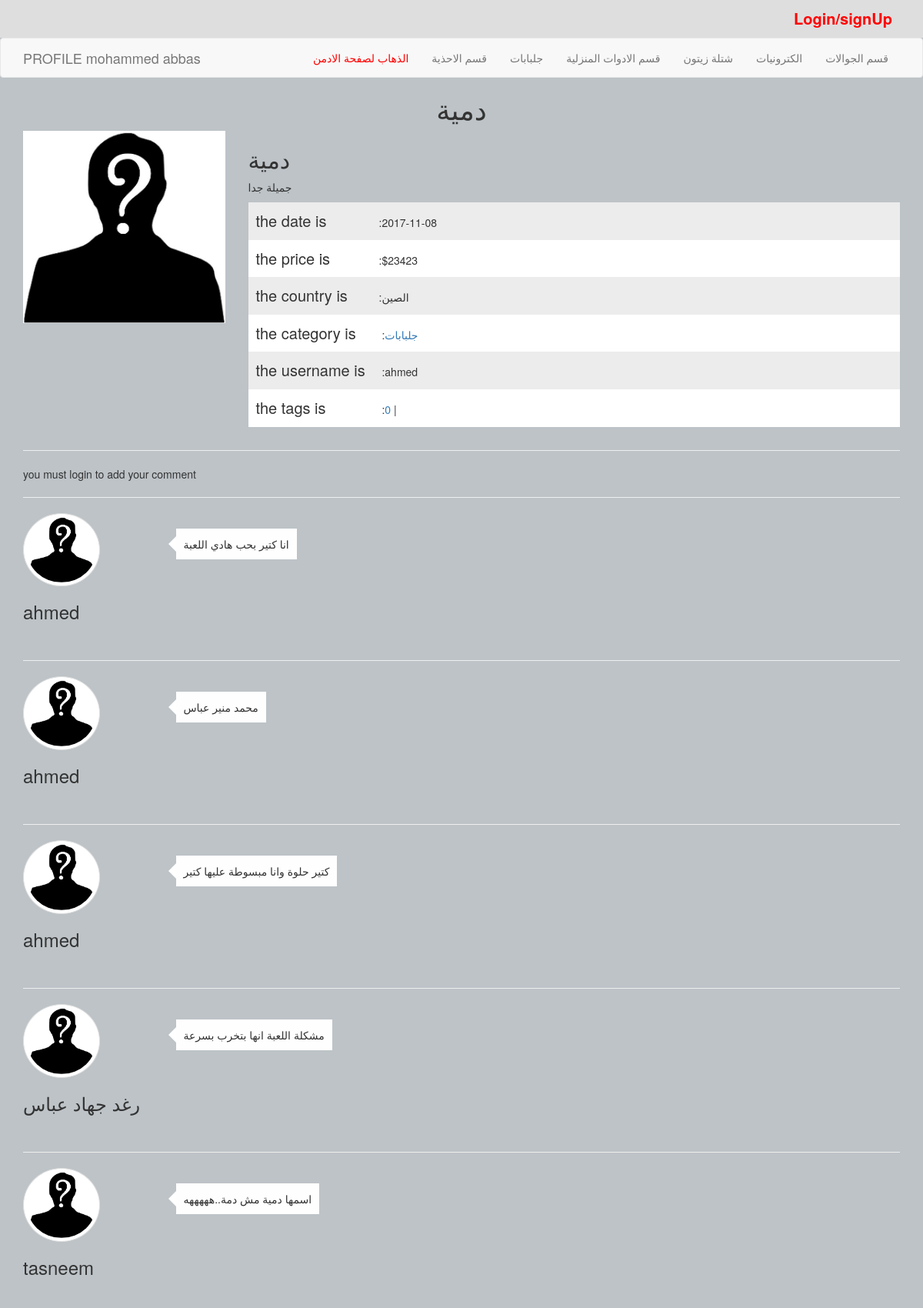
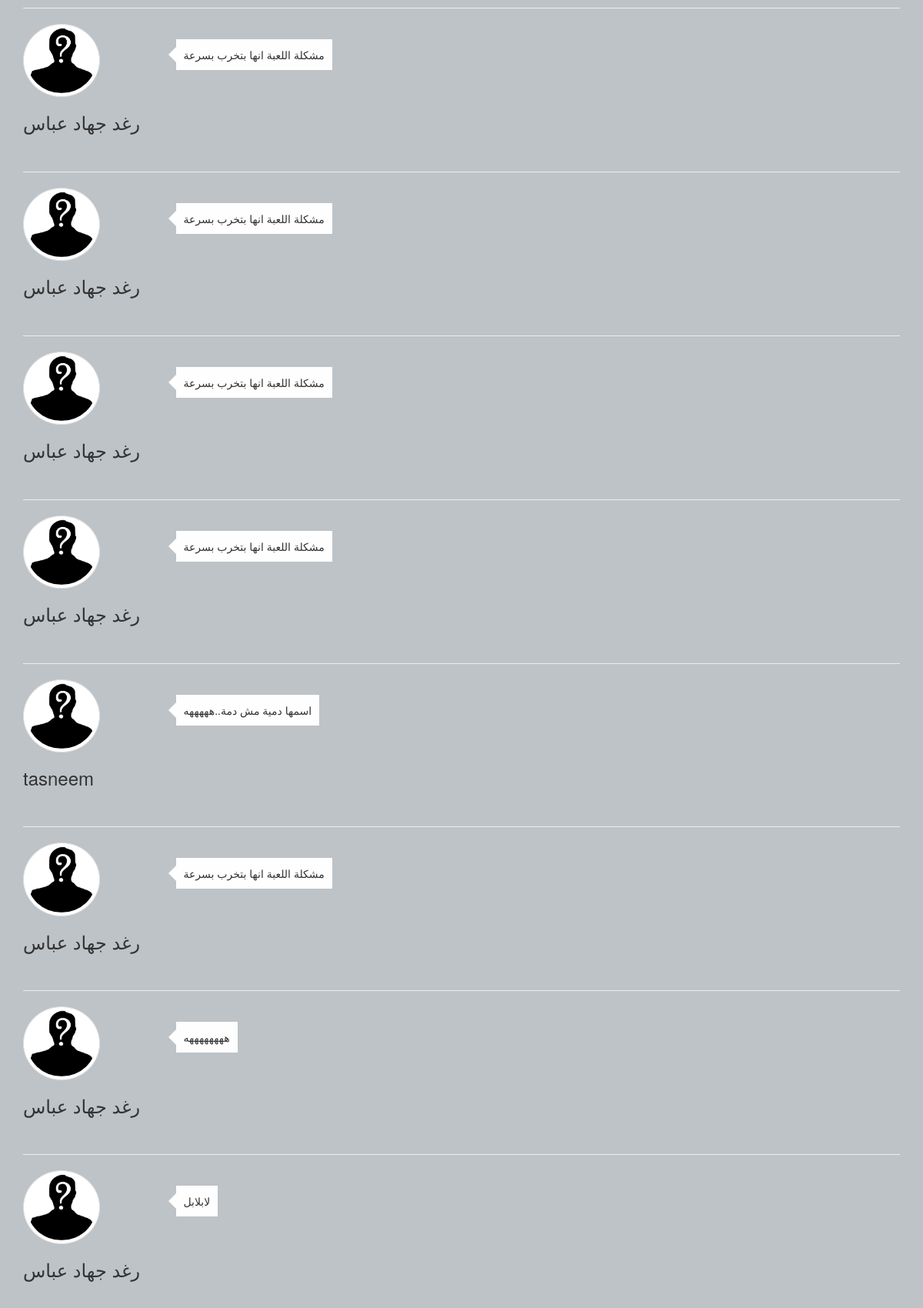
The app's page /profile/items.php?itemsid=58 (upper part) with its own data (2 pictures, top to bottom).
### tables this page shows
CREATE TABLE `categories` (
  `id` int(11) NOT NULL,
  `name` varchar(255) NOT NULL,
  `description` text NOT NULL,
  `parent` int(11) NOT NULL DEFAULT '0',
  `ordering` int(11) NOT NULL,
  `visibilty` tinyint(4) NOT NULL DEFAULT '0',
  `allow_comment` tinyint(4) NOT NULL DEFAULT '0',
  `allow_ads` tinyint(4) NOT NULL DEFAULT '0'
);

CREATE TABLE `items` (
  `name_id` int(11) NOT NULL,
  `name` varchar(255) NOT NULL,
  `description` text NOT NULL,
  `price` varchar(255) NOT NULL,
  `date` date NOT NULL,
  `country_made` varchar(255) NOT NULL,
  `image` varchar(255) NOT NULL,
  `state` varchar(255) NOT NULL,
  `rating` smallint(6) NOT NULL,
  `approve` tinyint(4) NOT NULL DEFAULT '0',
  `cat_id` int(11) NOT NULL,
  `member_id` int(11) NOT NULL,
  `tags` varchar(255) NOT NULL
);

CREATE TABLE `users` (
  `userid` int(11) NOT NULL,
  `name` varchar(255) NOT NULL,
  `password` varchar(255) NOT NULL,
  `email` varchar(255) NOT NULL,
  `fullname` varchar(255) NOT NULL,
  `groupid` int(11) NOT NULL DEFAULT '1',
  `state` int(11) NOT NULL,
  `date` datetime NOT NULL,
  `avatar` varchar(255) NOT NULL
);

CREATE TABLE `comment` (
  `c_id` int(11) NOT NULL,
  `comment` text NOT NULL,
  `state` tinyint(4) NOT NULL DEFAULT '0',
  `comment_date` date NOT NULL,
  `item_id` int(11) NOT NULL,
  `user_id` int(11) NOT NULL
);

### function.php (called while the page is built, shortened)
<?php
function getcat(){
    global $db;
    $getstmt=$db->prepare("SELECT * FROM categories WHERE parent=0 ORDER BY id ASC");
    $getstmt->execute();
    $row = $getstmt->fetchAll();
    return $row;
    }

### profile/items.php (the view, shortened to what this page needs)
<?php
include "header.php";
include "../connection.php";
include "../function.php";
include "upper.php";
include "navbar.php";
if(isset($_GET["itemsid"])&&is_numeric($_GET["itemsid"]))
{
 $itemsid=$_GET["itemsid"];
}
$stmt=$db->prepare("SELECT items.*,categories.name AS catname2, users.name AS username2 FROM items
INNER JOIN categories ON categories.id=items.cat_id INNER JOIN users
ON users.userid=items.member_id WHERE name_id=?");
$stmt->execute(array($itemsid));
$row = $stmt->fetch();
$count= $stmt->rowCount();
if($count>0){
    if($row["approve"]==0){
        echo "<h1 class='text-center'> the item is not approver</h1>";
    }else{
    echo "<h1 class='text-center'>". $row["name"]."</h1>";
    ?>
     <div class='container'>
      <div class="row">
        <div class='col-md-3'>
            <img class="img-responsive" src="ff.jpg" alt="items"></img>
        </div>
        <div class="col-md-9 ">
            <h2><?php echo $row["name"]; ?></h2>
            <p><?php echo $row["description"]; ?></p>
            <ul class="list-unstyled infoul">
                <li><span>the date is </span>:<?php echo $row["date"]; ?></li>
                <li><span>the price is</span>:<?php echo "$".$row["price"]; ?></li>
                <li><span>the country is </span>:<?php echo $row["country_made"]; ?></li>
                <li><span>the category is</span> :<a href="categores.php?pageid=<?php echo $row["cat_id"];?>"><?php echo $row["catname2"]; ?></a></li>
                <li><span>the username is</span> :<?php echo $row["username2"]; ?></li>
                <li><span>the tags is</span> :<?php
                    $alltags=explode("," ,$row["tags"]);
                    foreach($alltags as $tag){
                        $tag=str_replace(" ","",$tag);
                        echo "<a href='tags.php?name={$tag}'>".$tag."</a> | ";
                    }
                ?></li>
            </ul>
        </div>
    </div>
    <?php }?>
    <hr>
<?php    if(isset($_SESSION["user"])){?>
    <div class='row'>
        <div class='col-md-offset-3'>
            <div class="comment">
                <h1>add your comment</h1>
                <form action="<?php echo $_SERVER['PHP_SELF'] ."?itemsid=".$row['name_id']?>" method="POST">
                    <textarea name="comment" style="width:500px;height:120px"></textarea>
                    <input type="submit" value="add comment" class="btn btn-primary"/>
                </form>
               <?php
                if($_SERVER["REQUEST_METHOD"]=="POST"){
                   $comment= $_POST["comment"];
                   $itemid = $row["name_id"];
                   $userid = $_SESSION["UserId"];
                   if(!empty($comment)){
                   $stmt = $db->prepare("INSERT INTO comment (comment,state,comment_date,item_id,user_id)
                   VALUES (:zcomment,0,now(),:zitem_id,:zuserid) ");
                   $stmt->execute(array(
                        'zcomment'=> $comment,
                        'zitem_id'=>$itemid,
                          'zuserid'=>  $userid
                   ));
                   header("Location:msgcomment.php");
                }else{
                    echo "<h2> the comment is null </h2>";
                }
               }
               ?>
            </div>
        </div>
    </div>
    <?php
    }else{
        echo "you must login to add your comment";
    }?>
<?php
$stmt=$db->prepare("SELECT comment.*,users.name AS username2 FROM comment
 INNER JOIN users
 ON users.userid=comment.user_id WHERE item_id = ?");
$stmt->execute(array($row["name_id"]));
$rowcom=$stmt->fetchALL();
?>
    <hr>
            <?php
            foreach($rowcom as $com)
                {
                   echo "<div class='comment2-box'>";
                            echo '<div class="row">';
                            echo "<div class='col-md-3'>";
                            echo "<img src='ff.jpg' class='img-responsive img thumbnail img-circle' alt='unkown'></img>";
                                    echo "<h3>" .$com["username2"]."</h3><br>";
                            echo "</div>";
                            echo "<div class='col-md-9'>";
                                    echo "<p class='com'>". $com["comment"]."</p><br>";
                                echo "</div>";
                            echo "</div>";
                    echo "</div>";
                    echo "<hr >";
                }
            ?>
    <?php
}else{
    echo "there is no such id";
}
include "footer.php";

### profile/navbar.php (shortened to what this page needs)
<nav class="navbar navbar-default">
  <div class="container">
    <div class="navbar-header">
      <a class="navbar-brand active" href="index.php">PROFILE mohammed abbas</a>
    </div>
    <div class="collapse navbar-collapse" id="bs-example-navbar-collapse-1">
      <ul class="nav navbar-nav navbar-right" >
      <li ><a style="color:red" href="../index.php">الذهاب لصفحة الادمن</a></li>
            <?php
            $cats=getcat();
            foreach($cats as $cat){
               echo "<li><a href ='categores.php?pageid=".$cat['id']."&pagename=".$cat["name"]."'>". $cat['name']."</a></li>";
            }
            ?>
      </ul>
    </div>
  </div>
</nav>

### backend2.css (style rules this page uses)
body { background-color: #bdc3c7; }
.img-circle { border-radius: 50%; width: 100px; margin-left: 94px; margin: 0; }
.comment2-box .com { background: #fffefe; padding: 10px; margin-left: -94px; margin-top: 20px; }
.comment2-box .com:before { content: ""; border-color: #bdc3c7 white #bdc3c7 #bdc3c7; border-style: solid; border-width: 10px; height: 0px; width: 0px; position: absolute; left: -99px; background: red; }
.infoul li { padding:10px; }
.infoul li:nth-child(odd) { background: #ececec; }
.infoul li:nth-child(even) { background: white; }
.infoul li span { display: inline-block; width:160px; }
.user-com,.com { display:inline-block; }
.com { background:#f7f7f7 }
.container span { font-size:20px }

### records on screen
categories: name "قسم الاحذية"
categories: name "جلبابات"
categories: name "قسم الادوات المنزلية"
categories: name "شتلة زيتون"
categories: name "الكترونيات"
categories: name "قسم الجوالات"
items: name "دمية", description "جميلة جدا", date "2017-11-08", price "23423", country_made "الصين", cat.name "جلبابات", member.name "ahmed", tags "0"
comment: user.name "ahmed", comment "انا كتير بحب هادي اللعبة"
comment: user.name "ahmed", comment "محمد منير عباس"
comment: user.name "ahmed", comment "كتير حلوة وانا مبسوطة عليها كتير"
comment: user.name "رغد جهاد عباس", comment "مشكلة اللعبة انها بتخرب بسرعة"
comment: user.name "tasneem", comment "اسمها دمية مش دمة..هههههه"
comment: user.name "رغد جهاد عباس", comment "مشكلة اللعبة انها بتخرب بسرعة"
comment: user.name "رغد جهاد عباس", comment "مشكلة اللعبة انها بتخرب بسرعة"
comment: user.name "رغد جهاد عباس", comment "مشكلة اللعبة انها بتخرب بسرعة"
comment: user.name "رغد جهاد عباس", comment "مشكلة اللعبة انها بتخرب بسرعة"
comment: user.name "tasneem", comment "اسمها دمية مش دمة..هههههه"
comment: user.name "رغد جهاد عباس", comment "مشكلة اللعبة انها بتخرب بسرعة"
comment: user.name "رغد جهاد عباس", comment "ههههههههه"
comment: user.name "رغد جهاد عباس", comment "لابلابل"
